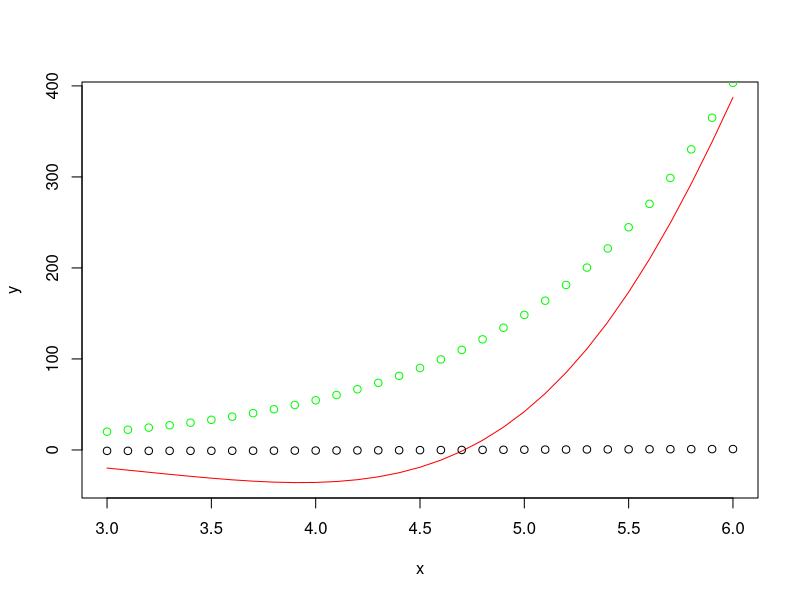
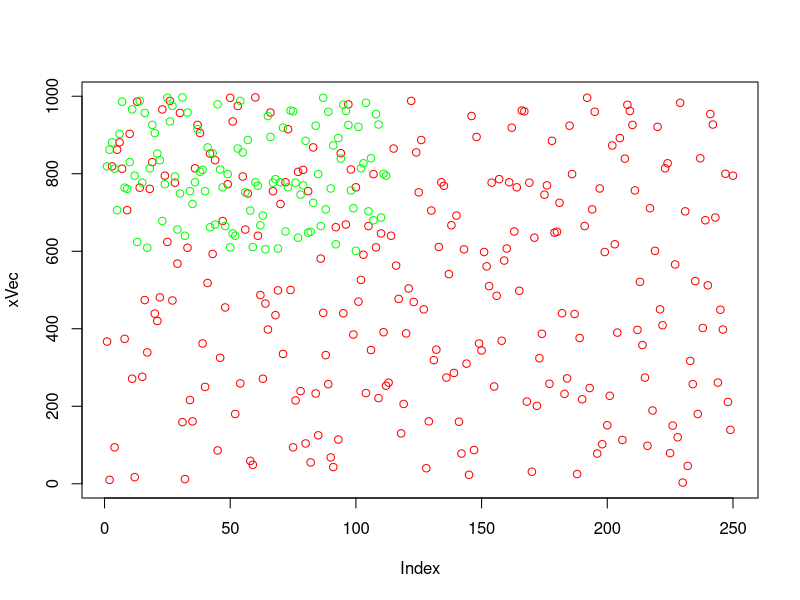
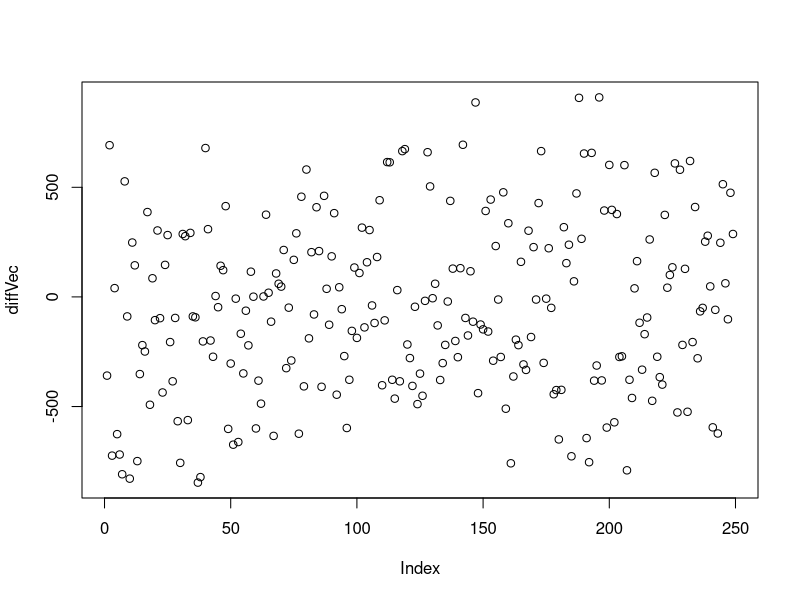
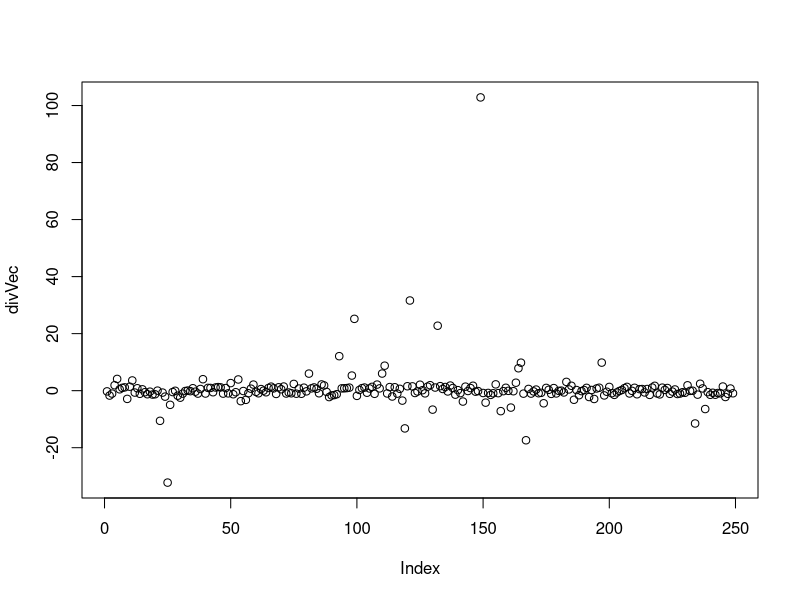
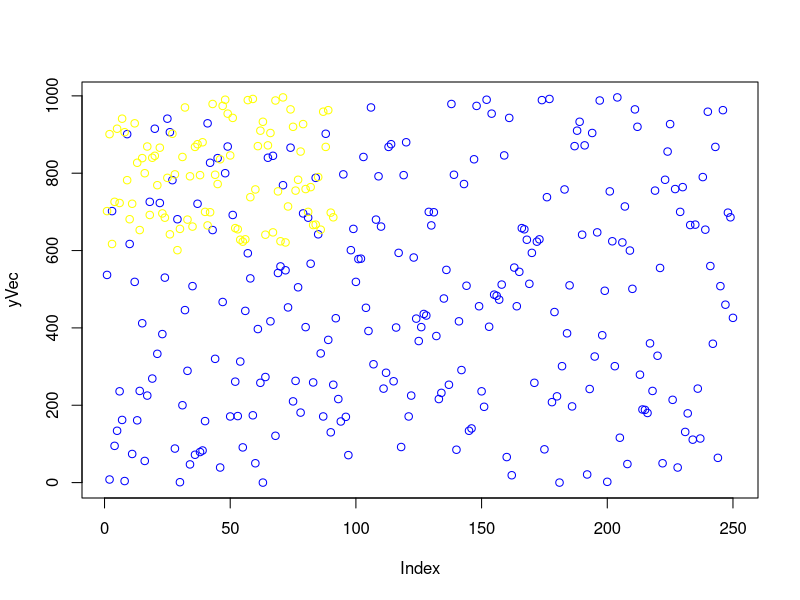
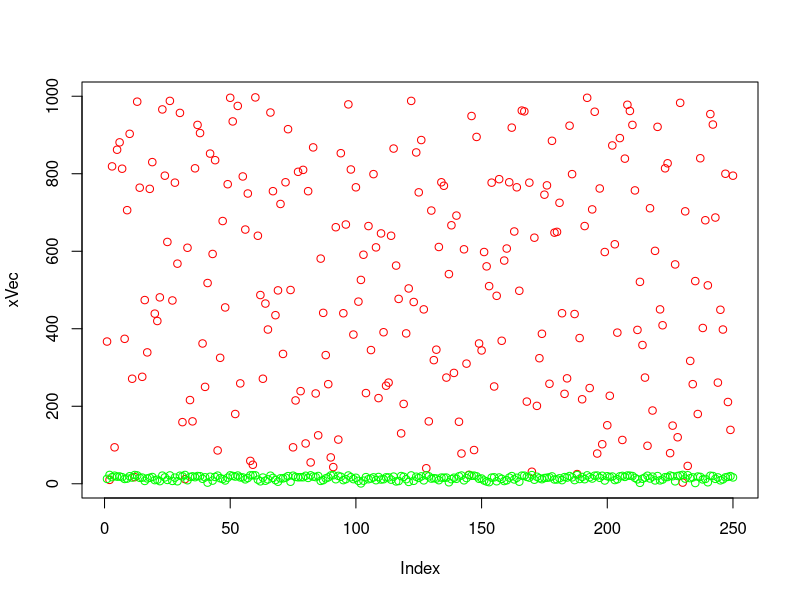

Write R code to recreate these figures, in order.
## ---- chunk 1
knitr::opts_chunk$set(echo = TRUE)
## ---- chunk 2
#1
#a
aVec<-c(1:20)
#b
bVec<-sort(aVec, decreasing = TRUE)
#c
cVec<-c(aVec,bVec[-1])
#d
tmp<-c(4,6,3)
#e
eVec<-rep(tmp, times=10)
#f
fVec<-c(rep(tmp, times = 10),4)
#g
gVec<-rep(tmp, times = c(10,20,30))
#2. Creating vectors
#a
x <- seq(3, 6, 0.1)
y <- exp(x)*cos(x)
plot(x,y,col="red", type="l")
points(x,cos(x),col="black")
points(x,exp(x),col="green")

#3
#a
hVec<-(0.1^seq(3, 36, by=3)*0.2^seq(1, 34, by=3))
#b
iVec<-2^seq(1, 25, by=1)/seq(1, 25, by=1)

#4
#a
sigma_a<-sum(seq(10, 100, by=1)^3+4*seq(10,100, by=1)^2)
#b
sigma_b<-sum(2^seq(1, 25, by=1)/seq(1, 25, by=1)+3^seq(1,25, by=1)/seq(1, 25, by=1))

#5
#a
jVec<-paste("label",1:30,sep=" ")
#b
kVec<-paste("fn",1:30,sep="")

#6
set.seed(50)
xVec <- sample(0:999, 250, replace=T)
yVec <- sample(0:999, 250, replace=T)
plot(xVec, col="red")
points(xVec[xVec>600], col="green")
#a
diffVec <- yVec[-1] - xVec[-1*length(yVec)]
plot(diffVec, col="black")
#b
divVec <- sin(yVec[-1*length(xVec)])/cos(xVec[-1])  
plot(divVec, col="black")
#c
x_new <- xVec[-c(length(xVec)-1, length(xVec))]+2*xVec[-c(1, length(xVec))]-xVec[-c(1,2)]
#d
sigma_d <- sum(-exp(-xVec[-1])/(xVec[-length(xVec)]+10))

#7
#a
plot(yVec, col="blue")
points(yVec[yVec>600], col="yellow")
#b
idx<-which(yVec>600)
#c
which(xVec[idx]>600)
#d
avg<-mean(xVec)
root_x <- sqrt(abs(xVec-avg))
plot(xVec, col="red")
points(root_x, col="green")
#e
which(yVec>max(yVec)-200)
#f
idx_even <- which(xVec%%2 == 0)
length(idx_even)
#g
xVec_new <- xVec[(order(yVec, decreasing = FALSE))]
#h
xVec_sample <- xVec[seq(1,250,by=3)]

#8
#numerator:even starting 2
#denominator: odd starting 3
#odd<-seq(3,39,by=2)
#even<-seq(2,38,by=2)
mVec<-c(1, cumprod(seq(2,38,by=2)/seq(3,39,by=2)))
sum(mVec)
## ---- chunk 3
#1
#a
A = matrix(c(1, 5, -2, 1, 2, -1, 3, 6, -3), nrow = 3, ncol = 3)
# require expm package
A %*% A %*% A
#b
A[,3] <- A[,2]+A[,3]

#2
colVec <- rep.int(10,15)
B <- rbind(colVec, -colVec, colVec)
B%*%t(B)
#3
z<-rbind(rep.int(0,6),diag(x = 1, 5, 6))
t(z)+z

#4
outer_vec <- 0:4
outer(outer_vec, outer_vec, "+")

#5
#a
outer(0:4, 0:4,"+")%%5
#b
outer(0:9, 0:9,"+")%%10
#c
outer(0:8, 9:1,"+")%%9

#6
C <- matrix(seq(1,5, by=1), 5, 5)
D <- t(C)
A <- abs(C-D)+diag(x=1, 5, 5)
b <- c(7, -1, -3, 5, 17)
solve(A, b)

#7
set.seed(75)
aMat <- matrix( sample(10, size=60, replace=T), nr=6)
#a
g4plus<-aMat > 4
length(which(g4plus))
#b
rownames(aMat) <- paste("ROW", 1:6, sep = "_")
indexMat<-which(aMat == 7, arr.ind = TRUE)
counts<-table(indexMat[,1])
which(counts==2)[1]
#c
sigmaMat <- colSums(aMat)
which( outer(sigmaMat,sigmaMat,"+")>75, arr.ind=T )
#8
#a
#sum <- 0
#for(j in 1:5){
#  for(i in 1:20){
#    sum <- sum + i^4 / (j + 3)
#  }
#}
sum(outer((1:20)^4, (1:5) + 3, "/"))
#b
#sum <- 0
#for(j in 1:5){
#  for(i in 1:20){
#    sum <- sum + i^4 / (i*j + 3)
#  }
#}
sum((1:20)^4 / (3 + outer(1:20, 1:5)))

#c
#sum <- 0
#for(i in 1:20){
#  for(j in 1:i){
#    sum <- sum + i^4 / (i*j + 3)
#  }
#}
sum( outer(1:10,1:10,function(i,j){ (i>=j)*i^4/(3+i*j) }) )
